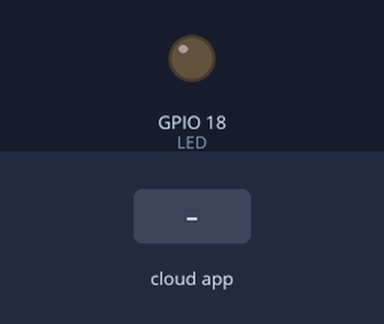
The sketch below on a simulated ESP32. Shown: output pins drawn as LEDs (lit = HIGH). The test bench sets the inputs (shaded band). The RemoteXY app is connected.

Above: at 1.2 s.
1.3 s: the phone or cloud app sets rgb_01_r to 255
At 2.5 s:
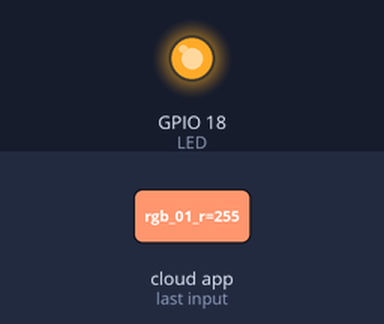
2.8 s: the phone or cloud app sets rgb_01_r to 0
At 3.7 s:
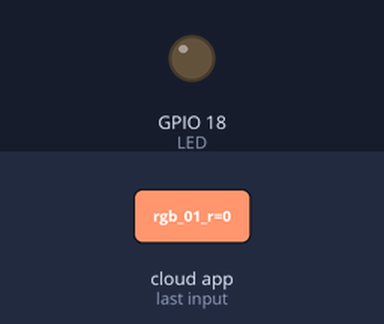
4.3 s: the phone or cloud app sets rgb_01_g to 255
At 4.8 s:
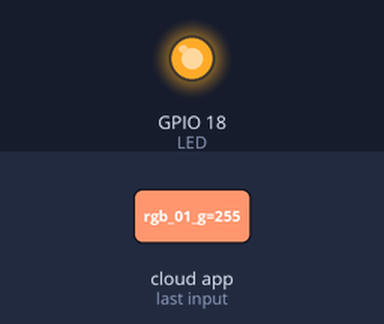
Timing chart, 0 to 7.3 s (numbered marks = the images above; inputs shaded):
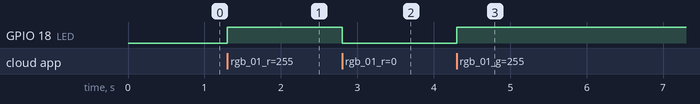

Measured:
- after the input at 1.3 s, GPIO 18 (LED): LOW → HIGH at once
- after the input at 2.8 s, GPIO 18 (LED): HIGH → LOW at once
- after the input at 4.3 s, GPIO 18 (LED): LOW → HIGH at once

The sketch:

RGB_input.ino
```cpp
// выбор модуля и способа связи
#define REMOTEXY_MODE__ESP32CORE_BLE
// библиотека для BLE
#include <BLEDevice.h>
// Имя устройства
#define REMOTEXY_BLUETOOTH_NAME "IoTik32"
// библиотека RemoteXY
#include <RemoteXY.h>

// конфигурация графического интерфейса
#pragma pack(push, 1)
uint8_t RemoteXY_CONF[] =  // 36 bytes
  { 255, 14, 0, 0, 0, 29, 0, 17, 0, 0, 0, 31, 1, 106, 200, 1, 1, 2, 0, 6,
    10, 9, 40, 40, 2, 26, 7, 61, 22, 40, 10, 36, 2, 26, 2, 11 };

// структура со всеми переменными для связи с элементами
struct {
  // входные
  uint8_t rgb_01_r;  // =0..255 значение Красного цвета
  uint8_t rgb_01_g;  // =0..255 значение Зеленого цвета
  uint8_t rgb_01_b;  // =0..255 значение Синего цвета
  char edit_01[11];  // string UTF8 end zero

  // другие
  uint8_t connect_flag;  // =1 if wire connected, else =0

} RemoteXY;
#pragma pack(pop)

#define LED 18  // пин светодиода для ШИМ

void setup() {
  Serial.begin(115200);
  pinMode(LED, OUTPUT);
  RemoteXY_Init();
}

void loop() {
  // обработчик событий
  RemoteXY_Handler();
  // включить светодиод, если бегунок находится в зоне W
  if (RemoteXY.rgb_01_r == 255 or RemoteXY.rgb_01_g == 255 or RemoteXY.rgb_01_b == 255) {
    digitalWrite(LED, HIGH);
  } else {
    digitalWrite(LED, LOW);
  }
  // отображать фразу из поля ввода, если бегунок находится в зоне B
  if (RemoteXY.rgb_01_r == 0 or RemoteXY.rgb_01_g == 0 or RemoteXY.rgb_01_b == 0) {
    Serial.println(RemoteXY.edit_01);
  }
}
```
